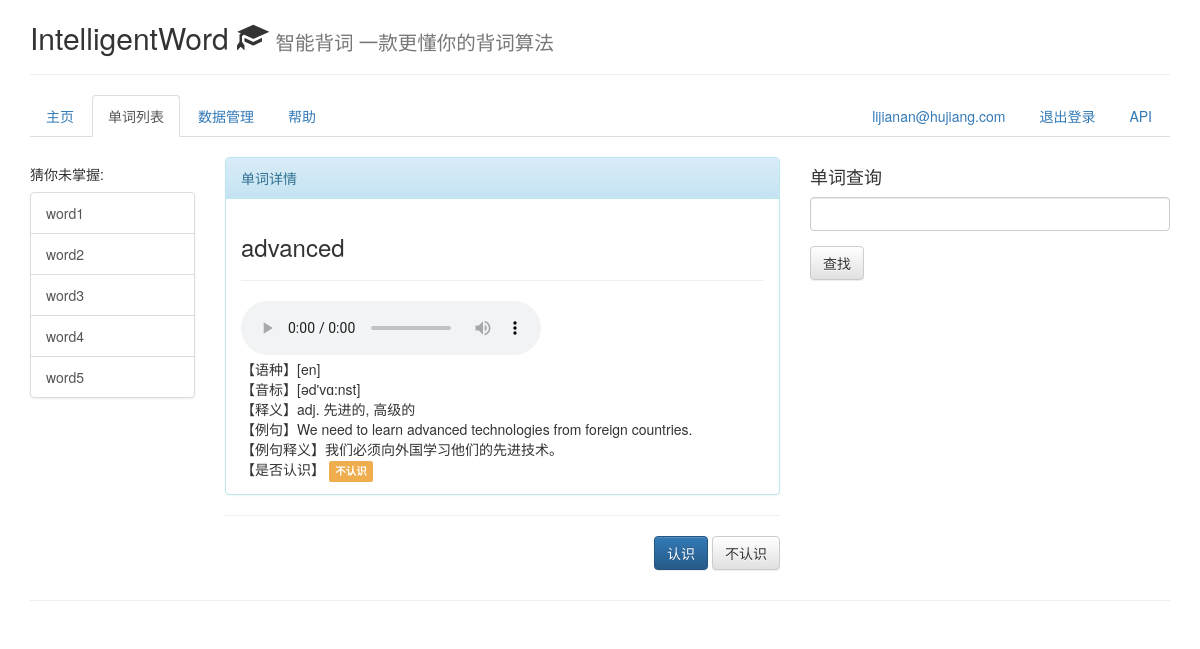
The app's page /iw/mark/word_detail/13/ (signed in), older data.
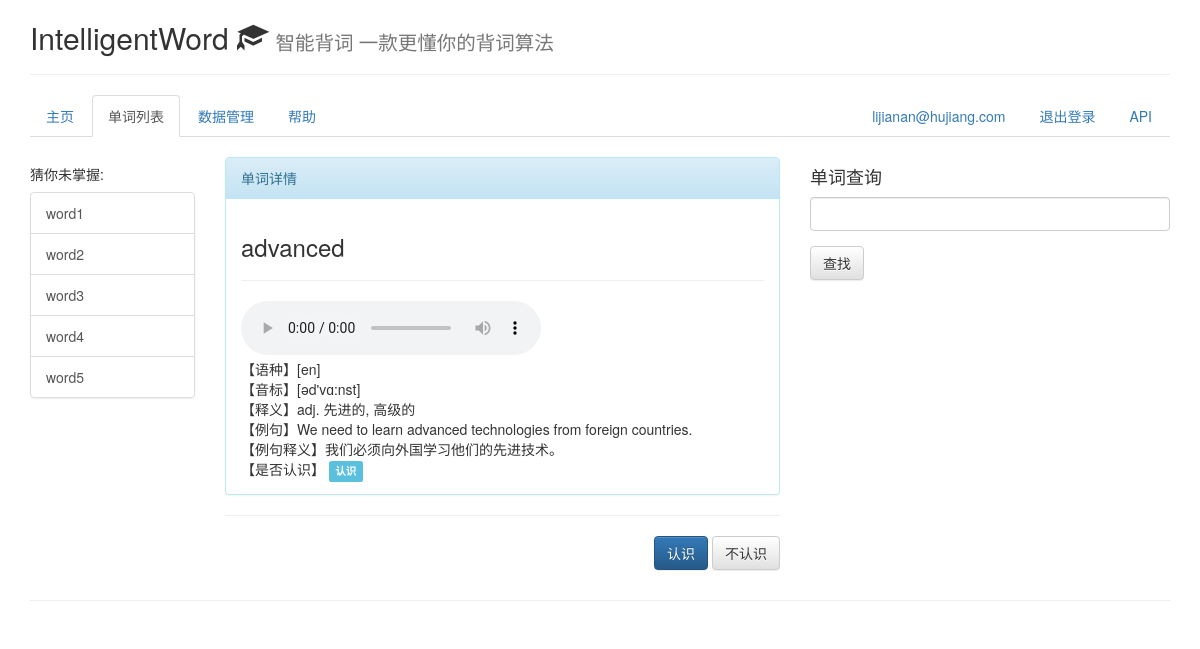
The same page, newer data.
### iw/views/mark.py (the view)
# urls.py: url(r'^mark/word_detail/(?P<word_id>[0-9]+)/', mark.word_detail, name="word_detail"),
@login_required(login_url="/iw/login/")
def word_detail(request,word_id):
    word = Word.objects.get_word(word_id)
    return render(request, 'mark.html', {
        "word":word
    })

### iw/models.py (called while the page is built)
    def get_word(self, word_id):
        return self.get(id=word_id)

### iw/templates/mark.html (shortened to what this page needs)
{% extends "base.html" %}
{% block nav %}
<li>
    <a href="/iw/index">主页</a>
</li>
<li class="active">
    <a href="/iw/mark/word_list/">单词列表</a>
</li>
<li>
    <a href="/iw/data/">数据管理</a>
</li>
<li>
    <a href="/iw/help/">帮助</a>
</li>
{% endblock %}
{% block content %}
<div class="panel panel-info">
    <div class="panel-heading">单词详情</div>
    <div class="panel-body">
        <h3>{{word.word}}</h3>
        <hr/>
        {% if word.audio %}
            <audio src="{{word.audio}}" controls="controls">
            </audio>
        {% endif %}
        {% if word.fromLang %}
            <br/>
            【语种】[{{word.fromLang}}]
        {% endif %}
        {% if word.phonetic %}
            <br/>
            【音标】[{{word.phonetic}}]
        {% endif %}
        {% if word.definition %}
            <br/>
            【释义】{{word.definition}}
        {% endif %}
        {% if word.sentence %}
            <br/>
            【例句】{{word.sentence}}
            <br/>
            【例句释义】{{word.trans}}
        {% endif %}
        <br/>
        【是否认识】
        {% if word.is_known == 0 %}
        <span class="label label-default">未设置</span>
        {% elif word.is_known == 1 %}
        <span class="label label-info">认识</span>
        {% elif word.is_known == 2 %}
        <span class="label label-warning">不认识</span>
        {% endif %}
    </div>
</div>
<hr/>
<p align="right">
  <a href="/iw/mark/mark_is_known/{{word.id}}/1" type="button" class="btn btn-primary" role="button">认识</a>
  <a href="/iw/mark/mark_is_known/{{word.id}}/2" type="button" class="btn btn-default" role="button">不认识</a>
</p>
{% endblock %}

Row changes from the older to the newer data that the page shows:
changed Word "advanced": is_known 2 → 1 (drawn)
Text that changed along with them:
text no longer shown: "不认识"
text now shown: "认识"
